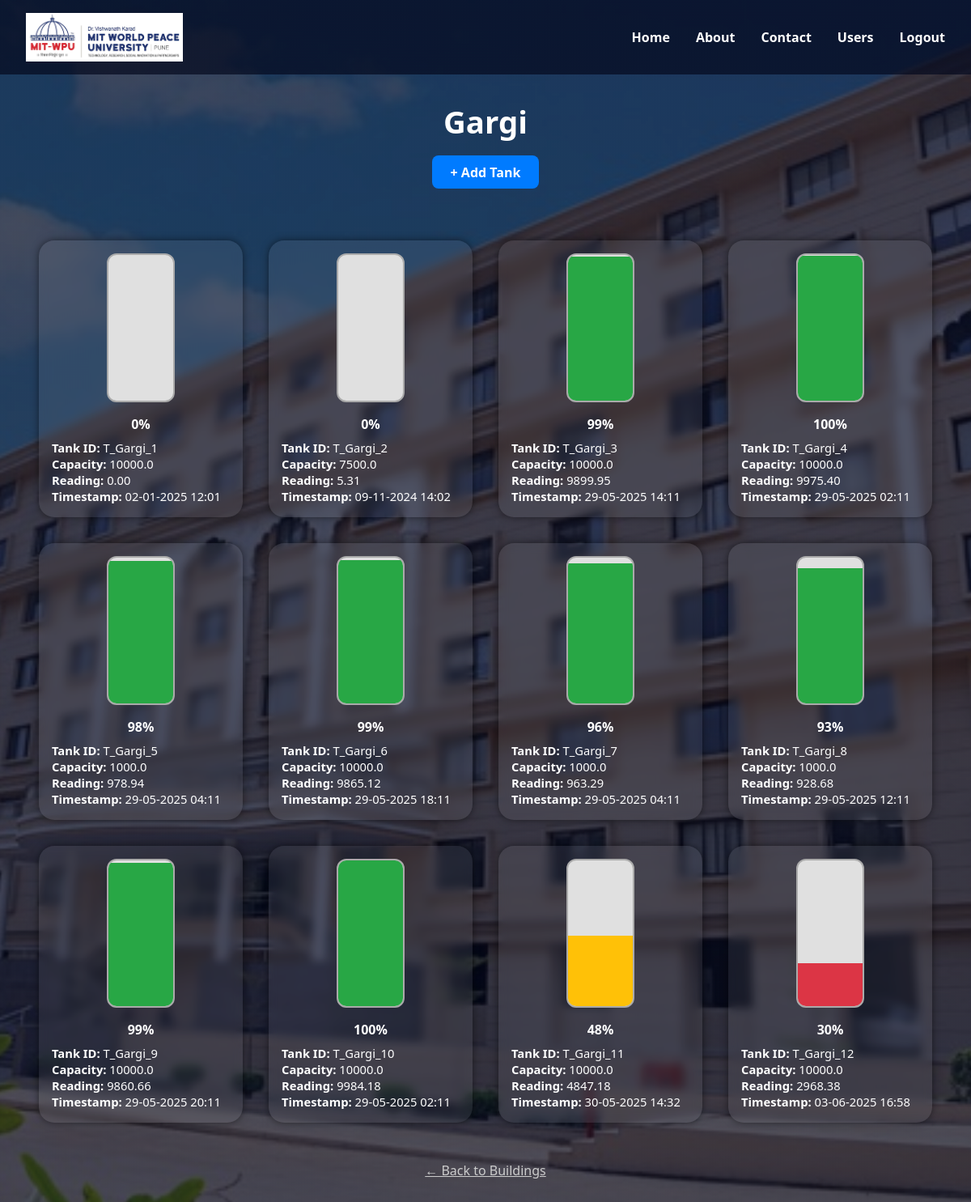
Page /buildings/1_Gargi/tanks/ on the committed database.
### adminpanel/models.py (models this page shows, shortened)
class Building(models.Model):
    building_id = models.CharField(max_length=100, primary_key=True)
    building_name = models.CharField(max_length=100)
    building_created_date = models.DateTimeField()
    last_modified_date = models.DateTimeField()

class Tank(models.Model):
    tank_id = models.CharField(max_length=100, primary_key=True)
    building = models.ForeignKey(Building, on_delete=models.CASCADE)
    capacity = models.FloatField()
    user = models.ForeignKey(UserProfile, to_field='user_id', on_delete=models.CASCADE)
    tank_created_date = models.DateTimeField()
    tank_last_modified_date = models.DateTimeField()

### adminpanel/views.py (the view)
# urls.py: path('buildings/<building_id>/tanks/', views.tank_list, name='tank_list'),
def tank_list(request, building_id):
    building = get_object_or_404(Building, building_id=building_id)
    tanks = Tank.objects.filter(building=building)
    users = UserProfile.objects.all()
    for tank in tanks:
        sensor = Sensor.objects.filter(tank=tank).first()
        if sensor:
            readings = list(Reading.objects.filter(sensor=sensor))
            latest_reading = random.choice(readings) if readings else None
            if latest_reading:
                tank.latest_reading_value = latest_reading.reading
                tank.latest_reading_date = localtime(latest_reading.sensor_reading_last_modified_date).strftime("%d-%m-%Y %H:%M")
                try:
                    percent = (latest_reading.reading / tank.capacity) * 100
                    tank.visual_level = max(0, min(percent, 100))
                    if tank.visual_level < 30:
                        tank.color_class = 'low'
                    elif tank.visual_level < 70:
                        tank.color_class = 'medium'
                    else:
                        tank.color_class = 'high'
                except (ZeroDivisionError, TypeError):
                    tank.visual_level = None
                    tank.color_class = ''
            else:
                tank.latest_reading_value = None
                tank.latest_reading_date = None
                tank.visual_level = None
                tank.color_class = ''
        else:
            tank.latest_reading_value = None
            tank.latest_reading_date = None
            tank.visual_level = None
            tank.color_class = ''
    context = {
        'building': building,
        'tanks': tanks,
        'users': users,
    }
    return render(request, 'adminpanel/tank_list.html', context)

### templates/adminpanel/tank_list.html (shortened to what this page needs)
{% extends 'adminpanel/layout.html' %}
{% load static %}
{% block content %}
<div class="page-container">
    <div class="building-header">
        <h1>{{ building.building_name }}</h1>
        <a href="{% url 'add_tank' building.building_id %}" class="add-tank-btn">+ Add Tank</a>
    </div>
    <div class="tank-grid">
        {% for tank in tanks %}
        <div class="tank-card">
            {% if tank.visual_level is not None %}
            <div class="tank-visual-container">
                <div class="wave" style="height: {{ tank.visual_level }}%; background-color:
                    {% if tank.visual_level >= 70 %} #28a745
                    {% elif tank.visual_level >= 30 %} #ffc107
                    {% else %} #dc3545
                    {% endif %}
                ;"></div>
            </div>
            <div class="tank-level-text">{{ tank.visual_level|floatformat:0 }}%</div>
            {% else %}
            <div style="margin: 1rem 0;">No visualization</div>
            {% endif %}
            <div class="tank-details">
                <strong>Tank ID:</strong> {{ tank.tank_id }}<br>
                <strong>Capacity:</strong> {{ tank.capacity }}<br>
                <strong>Reading:</strong> {{ tank.latest_reading_value|floatformat:2|default:"N/A" }}<br>
                <strong>Timestamp:</strong> {{ tank.latest_reading_date|default:"N/A" }}
            </div>
        </div>
        {% empty %}
        <p>No tanks found for this building.</p>
        {% endfor %}
    </div>
    <a href="{% url 'building_list' %}" class="back-link">← Back to Buildings</a>
</div>
{% endblock %}

### static/style.css (style rules this page uses)
* { margin: 0; padding: 0; scroll-behavior: smooth; }

### templates/adminpanel/tank_list.html (style rules this page uses)
.page-container { max-width: 1300px; margin: 0 auto; padding: 2rem; color: white; text-align: center; }
.building-header h1 { font-size: 2.4rem; margin-bottom: 1rem; color: #fff; }
.add-tank-btn { background-color: #007BFF; color: white; padding: 0.6rem 1.4rem; border: none; font-weight: bold; font-size: 1rem; border-radius: 8px; text-decoration: none; transition: 0.3s; margin-bottom: 2rem; display: inline-block; }
.tank-grid { display: flex; flex-wrap: wrap; justify-content: center; gap: 2rem; margin-top: 2rem; }
.tank-card { background-color: rgba(255, 255, 255, 0.07); border-radius: 1.2rem; padding: 1rem; width: 220px; backdrop-filter: blur(6px); box-shadow: 0 0 10px rgba(0, 0, 0, 0.5); color: #fff; }
.tank-visual-container { position: relative; height: 180px; width: 80px; margin: 0 auto 1rem; background: #e0e0e0; border-radius: 12px; overflow: hidden; border: 2px solid #aaa; }
.wave { position: absolute; bottom: 0; width: 100%; transition: height 0.3s ease-in-out; }
.tank-details { font-size: 0.92rem; text-align: left; margin-top: 0.5rem; }
.tank-level-text { margin-top: 0.5rem; font-weight: bold; font-size: 1rem; }
.back-link { margin-top: 3rem; display: inline-block; color: #ccc; text-decoration: underline; }

### rows in the picture
Building: building_name "Gargi"
Tank: visual_level "0", tank_id "T_Gargi_1", capacity "10000.0", latest_reading_value "0.00", latest_reading_date "02-01-2025 12:01"
Tank: visual_level "0", tank_id "T_Gargi_2", capacity "7500.0", latest_reading_value "5.31", latest_reading_date "09-11-2024 14:02"
Tank: visual_level "99", tank_id "T_Gargi_3", capacity "10000.0", latest_reading_value "9899.95", latest_reading_date "29-05-2025 14:11"
Tank: visual_level "100", tank_id "T_Gargi_4", capacity "10000.0", latest_reading_value "9975.40", latest_reading_date "29-05-2025 02:11"
Tank: visual_level "98", tank_id "T_Gargi_5", capacity "1000.0", latest_reading_value "978.94", latest_reading_date "29-05-2025 04:11"
Tank: visual_level "99", tank_id "T_Gargi_6", capacity "10000.0", latest_reading_value "9865.12", latest_reading_date "29-05-2025 18:11"
Tank: visual_level "96", tank_id "T_Gargi_7", capacity "1000.0", latest_reading_value "963.29", latest_reading_date "29-05-2025 04:11"
Tank: visual_level "93", tank_id "T_Gargi_8", capacity "1000.0", latest_reading_value "928.68", latest_reading_date "29-05-2025 12:11"
Tank: visual_level "99", tank_id "T_Gargi_9", capacity "10000.0", latest_reading_value "9860.66", latest_reading_date "29-05-2025 20:11"
Tank: visual_level "100", tank_id "T_Gargi_10", capacity "10000.0", latest_reading_value "9984.18", latest_reading_date "29-05-2025 02:11"
Tank: visual_level "48", tank_id "T_Gargi_11", capacity "10000.0", latest_reading_value "4847.18", latest_reading_date "30-05-2025 14:32"
Tank: visual_level "30", tank_id "T_Gargi_12", capacity "10000.0", latest_reading_value "2968.38", latest_reading_date "03-06-2025 16:58"
